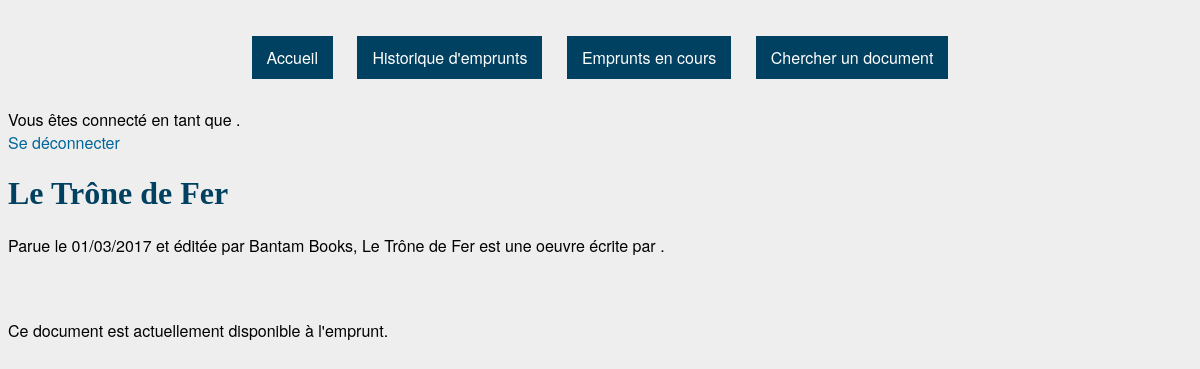
Before: /document.php?id=1 with the older database file.
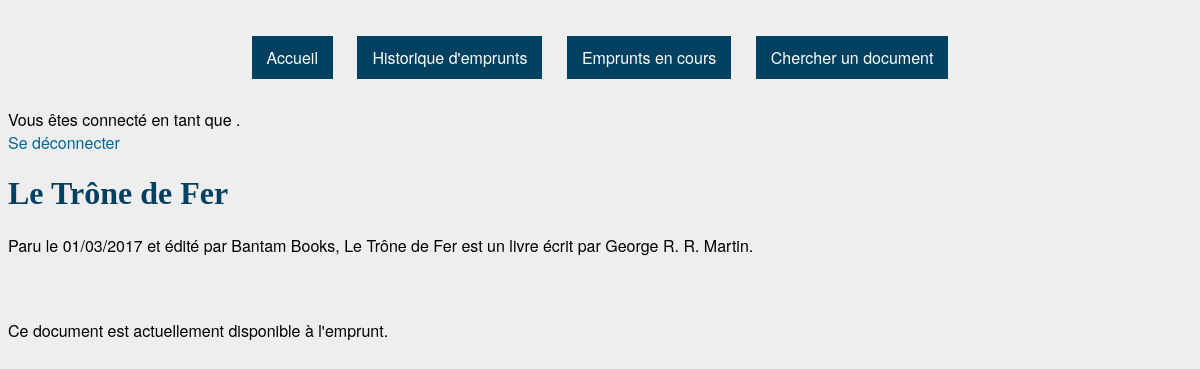
After: the same page with the newer database file.
### tables this page shows
CREATE TABLE `Documents` (
  `ID` int(11) NOT NULL,
  `titre` varchar(50) NOT NULL,
  `type` set('livre','BD','revue','CD','DVD') NOT NULL,
  `éditeur` varchar(20) DEFAULT NULL,
  `collection` varchar(20) DEFAULT NULL,
  `numéro` int(11) DEFAULT NULL,
  `date_publication` date NOT NULL,
  `disponible` tinyint(1) NOT NULL DEFAULT '1'
);

CREATE TABLE `Auteurs` (
  `ID` int(11) NOT NULL,
  `nom` varchar(20) NOT NULL
);

### document.php (the view, shortened to what this page needs)
<?php
	include('session.php');
?>
<!DOCTYPE html>
<html>
	<?php
		$doc_id = $_GET['id'];
		$result = mysqli_query($db, " SELECT * FROM Documents WHERE Documents.ID = '$doc_id'") or die (mysql_error());
		$doc = mysqli_fetch_row($result);
		$resultAuteur = mysqli_query($db, "SELECT Auteurs.nom FROM CrééPar, Auteurs WHERE CrééPar.document = '$doc_id' AND CrééPar.auteur = Auteurs.ID");
		$nbrAuteur = mysqli_num_rows($resultAuteur);
	?>
	<head>
		<link href="style.css" rel="stylesheet" type="text/css">
	</head>
	<body>
		<?php
		if ($_SESSION['is_admin'])
		{
			include('admin_header.php');
		}
		else
		{
			include('header.php');
		}
		?>
		<h1><?php echo $doc[1]; ?></h1>
		<p>
			<?php
			switch ($doc[2]) {
				case "livre":
					$auteur = mysqli_fetch_row($resultAuteur);
					echo 'Paru le ' . date("d/m/Y", strtotime($doc[6])) . ' et édité par ' . $doc[3] . ', ' . $doc[1] . ' est un livre écrit par ' . $auteur[0] . '.';
				break;
				default:
					echo 'Parue le ' . date("d/m/Y", strtotime($doc[6])) . ' et éditée par ' . $doc[3] . ', ' . $doc[1] . ' est une oeuvre écrite par ';
					for ($i=$nbrAuteur-1; $i >= 0 ; $i--) {
					 	if ($i == 0) {echo '.';}
					 }
				break;
			}
			?>
		</p>
		<p>
			<?php
				if($doc[7])
				{
					echo 'Ce document est actuellement disponible à l\'emprunt.';
				}
				else
				{
					$resultDate = mysqli_query($db, "SELECT date_retour_prevue FROM Emprunts WHERE document = '$doc_id'");
					$date = mysqli_fetch_row($resultDate);
					echo 'Ce document n\'est actuellement pas disponible à l\'emprunt. Il devrait être retourné avant le ' . date("d/m/Y", strtotime($date[0])) . '.';
				}
				?>
		</p>
	</body>
</html>

### header.php
<div class="menu">
	<a href=home.php>Accueil</a>
	<a href=historique.php>Historique d'emprunts</a>
	<a href=emprunts.php>Emprunts en cours</a>
	<a href=recherche.php>Chercher un document</a>
</div>
<div>Vous êtes connecté en tant que <?php echo $prenom . " " . $nom; ?>.</div>
<div><a href="logout.php">Se déconnecter</a></div>

### style.css (style rules this page uses)
body { background-color: #eeeeee; font-family: "HelveticaNeue-Light", "Helvetica Neue Light", "Helvetica Neue", Helvetica, Arial, "Lucida Grande", sans-serif; font-weight: 500; }
h1, h2, h3, h4, h5, h6 { font-family: Georgia, serif; color: #004060; }
a, a:visited { color: #006699; text-decoration: none; }
.menu { text-align: center; top: 0; width:100%; }
.menu a { background: #004060; color: #FFF; padding: 10px 15px; margin: 10px 10px 10px 10px; line-height: 100px; }

Changed rows visible on the page:
changed documents "Le Trône de Fer": type "roman" → "livre" (drawn)
now on this page (row unchanged): auteurs: nom "George R. R. Martin"
Other visible differences:
text no longer shown: "Parue le et éditée par est une oeuvre écrite par"
text now shown: "Paru le et édité par est un livre écrit par ."
